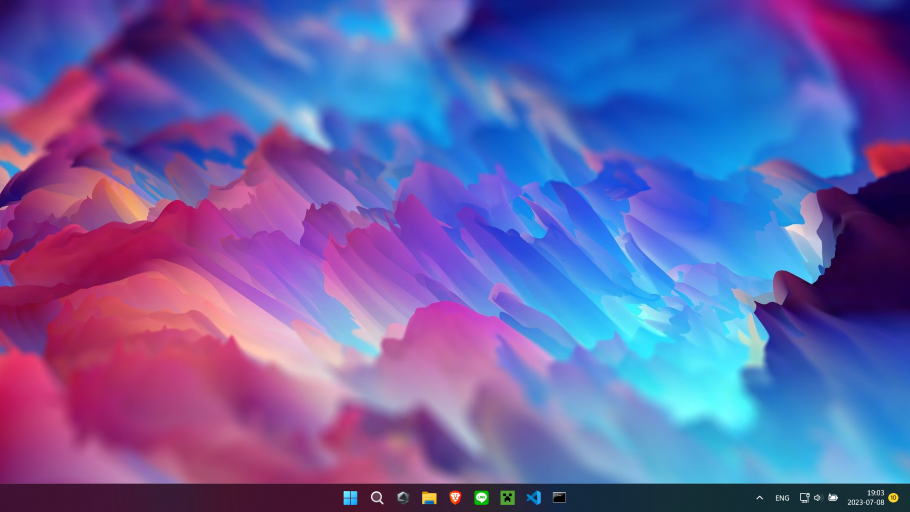
#> input picture desktop.png, 910 x 512 px
$ python base_fourier.py
#> lines starting #> are read from the running program, lines starting #| are printed output that depends on the picture
import numpy as np
import cv2 as cv

img = cv.imread("desktop.png",cv.IMREAD_GRAYSCALE)
#> img: shape (512, 910); min 0, max 255, mean 118

#datatype เป็น float 32 bit
img = img.astype(np.float32)

#take fourier
imgF = np.fft.fft2(img)

#shift x y  0 0 ไปที่ตรงกลางเพื่อให้เห็นได้ง่ายขึ้น
imgFourier = np.fft.fftshift(imgF)

# magnitute and phase
imgReal = np.real(imgF)
imgImagingrary = np.imag(imgF)
imgMagnitute = np.sqrt(imgReal**2 + imgImagingrary**2)
imgPhysical = np.arctan2(imgImagingrary , imgReal)
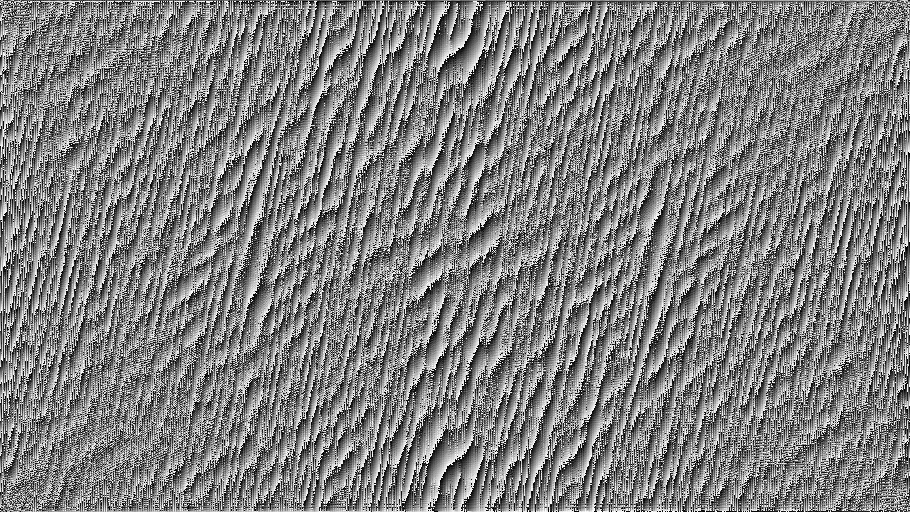
#> imgPhysical: shape (512, 910) float64; min -3.14, max 3.14, mean -8.05e-18; drawn with min black and max white


cv.imwrite("imgReal.png",imgReal)
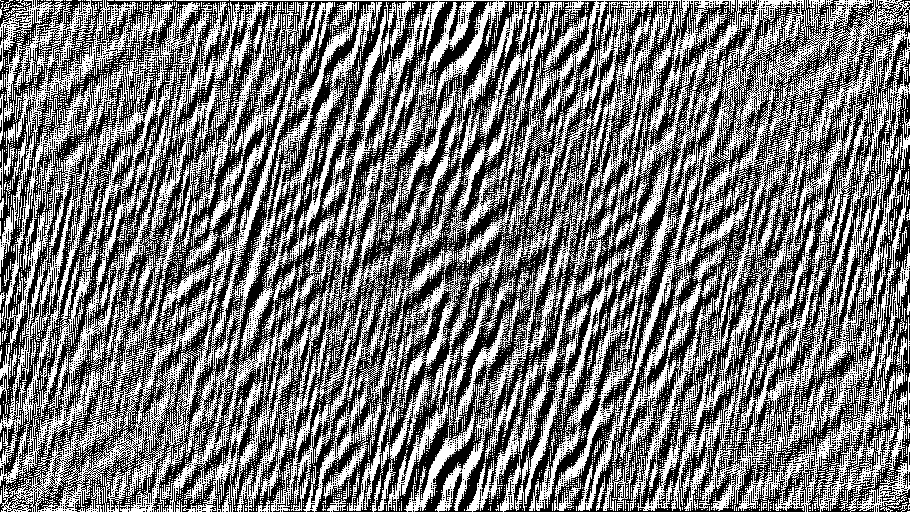
#> saved as imgReal.png: shape (512, 910); min 0, max 255, mean 117.4
cv.imwrite("imgIMagingary.png",imgImagingrary)
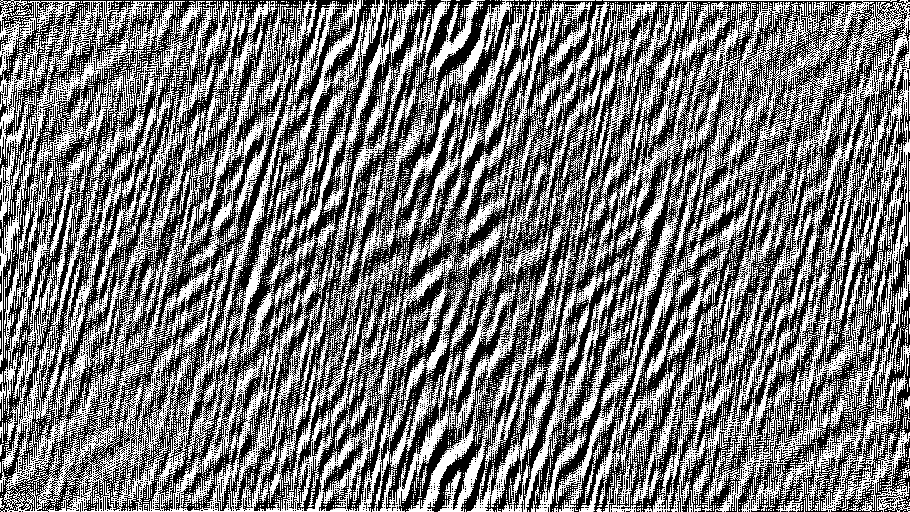
#> saved as imgIMagingary.png: shape (512, 910); min 0, max 255, mean 118
cv.imwrite("imgMagnitute.png",imgMagnitute)
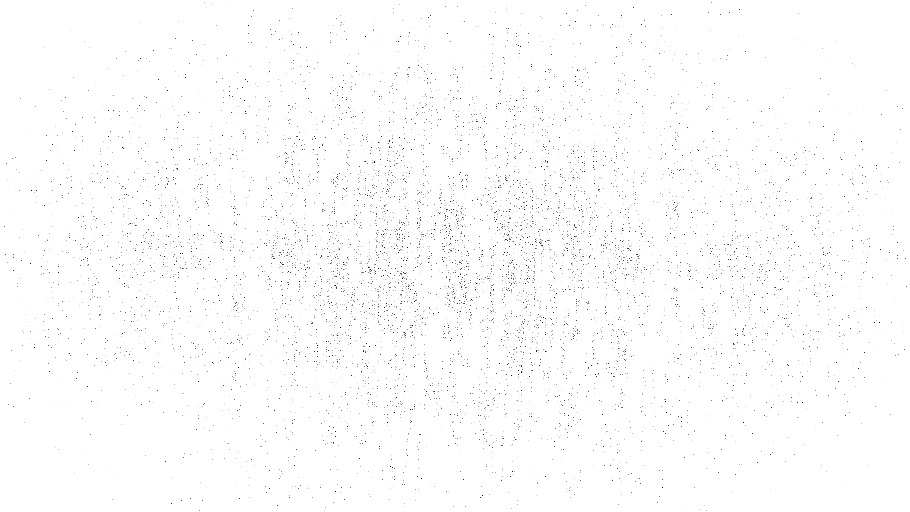
#> saved as imgMagnitute.png: shape (512, 910); min 5, max 255, mean 253.1
cv.imwrite("imgPhysical.png",imgPhysical)
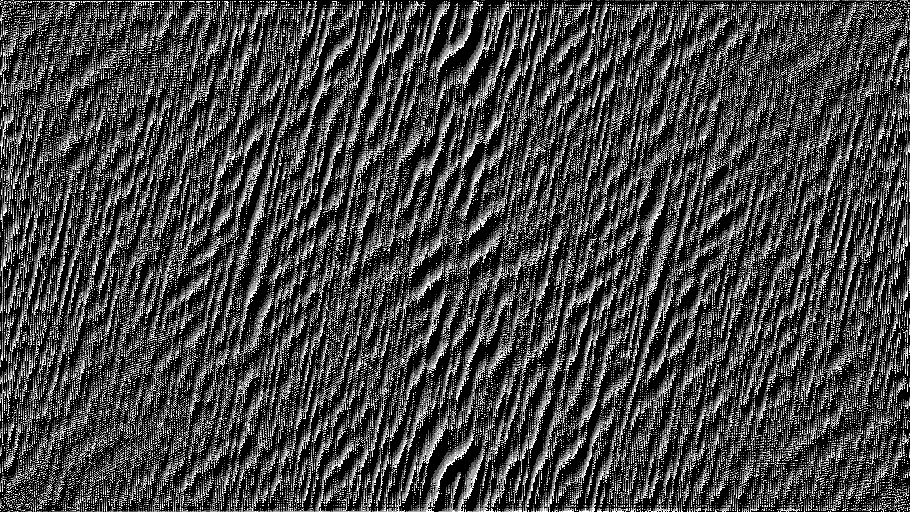
#> saved as imgPhysical.png: shape (512, 910); min 0, max 3, mean 0.786; drawn with min black and max white

### invers กลับ เป็นรูปเดิม
## invers fourier transformation
imgReal_invers = imgMagnitute * np.cos(imgPhysical)
imgImagingrary_invers = imgMagnitute*np.sin(imgPhysical)

imgFourier_inverse =  imgReal_invers + imgImagingrary_invers*1j

imgFourier_inverse = np.fft.ifftshift(imgFourier_inverse)
img_invers = np.fft.ifftshift(imgFourier_inverse)

imgImagingrary_invers = np.real(img_invers)
img_invers = img_invers.astype(np.uint8)
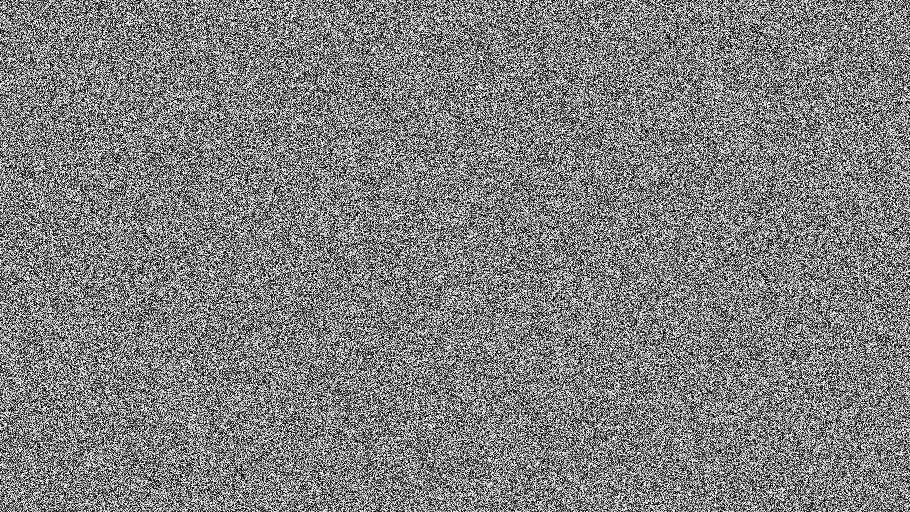
#> img_invers: shape (512, 910); min 0, max 255, mean 127.4
cv.imwrite("input.png",img)
cv.imwrite("output.png",img_invers)

## displya magnitude
imgMagnitute = np.log(1+imgMagnitute)
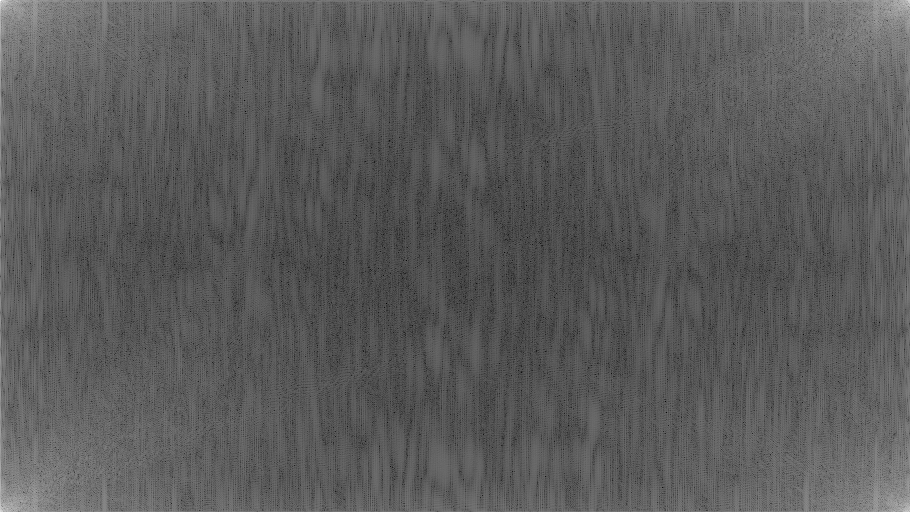
#> imgMagnitute: shape (512, 910) float64; min 1.73, max 17.82, mean 7.48; drawn with min black and max white
imgMagnitute = cv.normalize(imgMagnitute, None, 0, 255, cv.NORM_MINMAX, cv.CV_8U)
cv.imwrite("magnitude_output.png",imgMagnitute)
